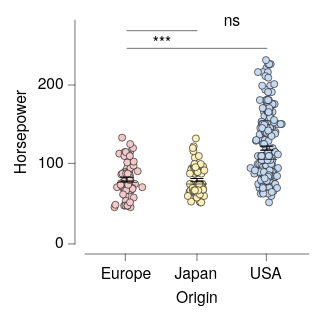

Express this chart as Vega-Lite.
### Vega-Lite specification from a JSON file in a GitHub repository (floating-point values rounded to 4 significant figures; data arrays with more than 128 entries replaced by an {"elided": "..."} marker saying what was removed)
{"background": null, "config": {"arc": {"fill": "#DBDBDB", "fillOpacity": 1.0, "innerRadius": 25.0, "padAngle": 0.03, "stroke": "black", "strokeOpacity": 1, "strokeWidth": 0.25}, "area": {"fill": "#DBDBDB", "fillOpacity": 1.0, "stroke": "black", "strokeOpacity": 1, "strokeWidth": 0.25}, "axis": {"domain": true, "domainCap": "round", "domainColor": "black", "domainWidth": 0.25, "grid": false, "gridCap": "round", "gridColor": "#F1F1F1", "gridDash": [0, 0], "gridOpacity": 1.0, "gridWidth": 0.25, "labelColor": "black", "labelFont": "HelveticaNeue", "labelFontSize": 7, "labelFontStyle": "normal", "labelFontWeight": 400, "offset": 4.5, "ticks": true, "tickCap": "round", "tickColor": "black", "tickSize": 3, "tickWidth": 0.25, "titleColor": "black", "titleFont": "HelveticaNeue", "titleFontSize": 7, "titleFontStyle": "normal", "titleFontWeight": 400}, "axisX": {"domain": true, "labelAlign": "center", "labelAngle": 0, "labels": true, "ticks": true, "translate": 0}, "axisY": {"domain": true, "labelAlign": "right", "labelAngle": 0, "labels": true, "ticks": true, "translate": 0}, "axisRight": {"domain": true, "labelAlign": "left", "labelAngle": 0, "labels": true, "ticks": true, "translate": 0}, "axisTop": {"domain": true, "labelAlign": "center", "labelAngle": 0, "labels": true, "ticks": true, "translate": 0}, "bar": {"fill": "#DBDBDB", "fillOpacity": 1.0, "stroke": "black", "strokeOpacity": 1, "strokeWidth": 0.25}, "boxplot": {"size": 9.0, "ticks": {"cornerRadius": 0.25, "fill": "black", "size": 4.5, "thickness": 0.25}, "box": {"fillOpacity": 1.0, "stroke": "black", "strokeOpacity": 1, "strokeWidth": 0.25}, "median": {"fill": "black", "fillOpacity": 1.0, "size": 9.0, "thickness": 0.25}, "rule": {"fill": "black", "fillOpacity": 1.0, "size": 10.0, "stroke": "black", "strokeDash": [0, 0], "strokeOpacity": 1, "strokeWidth": 0.25}, "outliers": {"color": "black", "fill": "black", "fillOpacity": 1.0, "size": 0, "stroke": "black", "strokeOpacity": 1, "strokeWidth": 0.25}}, "circle": {"fill": "black", "fillOpacity": 1.0, "size": 0.5, "stroke": "black", "strokeOpacity": 1, "strokeWidth": 0.25}, "errorband": {"band": {"fillOpacity": 0.6, "stroke": null, "strokeWidth": 0.25, "strokeOpacity": 1}, "borders": {"opacity": 0, "strokeOpacity": 0.25, "strokeWidth": 1}}, "errorbar": {"opacity": 1, "rule": {"strokeDash": [0, 0], "strokeWidth": 0.5}, "ticks": {"color": "black", "cornerRadius": 0.25, "opacity": 1, "size": 6.0, "thickness": 0.5}, "thickness": 0.5}, "font": "HelveticaNeue", "geoshape": {"fill": "#DBDBDB", "fillOpacity": 1.0, "stroke": "black", "strokeOpacity": 1, "strokeWidth": 0.25}, "header": {"labelColor": "black", "labelFont": "HelveticaNeue", "labelFontSize": 7, "labelFontStyle": "normal", "labelFontWeight": 400, "titleColor": "black", "titleFont": "HelveticaNeue", "titleFontSize": 7, "titleFontStyle": "normal", "titleFontWeight": 400, "titlePadding": 0}, "legend": {"disable": false, "offset": 4.5, "gradientLength": 50.0, "gradientThickness": 5.0, "gradientOpacity": 1.0, "gradientStrokeColor": "black", "gradientStrokeWidth": 0.25, "labelColor": "black", "labelFont": "HelveticaNeue", "labelFontSize": 7, "labelFontStyle": "normal", "labelFontWeight": 400, "strokeColor": "black", "strokeWidth": 0, "symbolSize": 42, "symbolStrokeColor": "black", "symbolStrokeWidth": 0.25, "titleColor": "black", "titleFont": "HelveticaNeue", "titleFontSize": 7, "titleFontStyle": "normal", "titleFontWeight": 400}, "line": {"color": "black", "stroke": "black", "strokeCap": "round", "strokeDash": [0, 0], "strokeOpacity": 1, "strokeWidth": 0.375}, "point": {"filled": true, "fill": "#DBDBDB", "fillOpacity": 1.0, "size": 5.0, "stroke": "black", "strokeOpacity": 1, "strokeWidth": 0.25}, "range": {"category": ["#C6D9F1", "#F1C9CB", "#FEF0B9", "#CEE37A", "#7AA8E0", "#E589A3", "#FDDD5D", "#68B961", "#4177B1", "#C35082", "#E5C227", "#438156"], "diverging": {"scheme": ["#C35082", "#CE6D94", "#D989A7", "#E2A4BA", "#EABFCE", "#F1DBE2", "#F6F6F6", "#D7E0EB", "#B9CBE0", "#9BB6D5", "#7DA1C9", "#5F8CBD", "#4177B1"]}, "heatmap": {"scheme": ["#DFE9F7", "#C6D9F1", "#ADC8EC", "#94B8E6", "#7AA8E0", "#6097DA", "#4D87CA", "#4177B1", "#386898", "#2F597F", "#264A69", "#1D3A58"]}, "ordinal": {"scheme": ["#F1F1F1", "#DBDBDB", "#C6C6C6", "#B2B2B2", "#9D9D9D", "#898989", "#767676", "#636363", "#515151", "#404040", "#2F2F2F", "#1F1F1F"]}, "ramp": {"scheme": ["#DFE9F7", "#C6D9F1", "#ADC8EC", "#94B8E6", "#7AA8E0", "#6097DA", "#4D87CA", "#4177B1", "#386898", "#2F597F", "#264A69", "#1D3A58"]}}, "rule": {"color": "black", "stroke": "black", "strokeCap": "round", "strokeDash": [2, 2], "strokeOpacity": 1, "strokeWidth": 0.25}, "scale": {"bandPaddingInner": 0.1, "bandPaddingOuter": 0.1, "round": false}, "rect": {"fill": "#DBDBDB", "fillOpacity": 1.0, "stroke": "black", "strokeOpacity": 1, "strokeWidth": 0.25}, "square": {"fill": "#DBDBDB", "fillOpacity": 1.0, "size": 10.0, "stroke": "black", "strokeOpacity": 1, "strokeWidth": 0.25}, "text": {"color": "black", "font": "HelveticaNeue", "fontSize": 7, "fontStyle": "normal", "fontWeight": 400}, "title": {"anchor": "middle", "frame": "group", "color": "black", "font": "HelveticaNeue", "fontSize": 7, "fontStyle": "normal", "fontWeight": 400, "subtitleColor": "black", "subtitleFont": "HelveticaNeue", "subtitleFontSize": "HelveticaNeue", "subtitleFontStyle": "normal", "subtitleFontWeight": 400}, "view": {"continuousWidth": 100, "continuousHeight": 100, "discreteWidth": 100, "discreteHeight": 100, "fill": null, "stroke": null, "strokeWidth": 0.25}}, "layer": [{"data": {"name": "data-53eecb024a78fdc2be808dcfdc3af7a2"}, "mark": {"type": "circle", "opacity": 1.0, "size": 10.0}, "encoding": {"color": {"field": "Origin", "legend": null, "sort": ["USA", "Europe", "Japan"], "title": null, "type": "nominal"}, "x": {"axis": {}, "field": "Origin", "sort": ["USA", "Europe", "Japan"], "title": "Origin", "type": "nominal"}, "xOffset": {"field": "jitter_x", "scale": {"domain": [-7.33, 7.33], "range": [5.17, 19.83]}, "type": "quantitative"}, "y": {"field": "Horsepower", "title": "Horsepower", "type": "quantitative"}}}, {"data": {"name": "data-8d785312f4265df90372c6c935678751"}, "mark": {"type": "errorbar"}, "encoding": {"x": {"axis": {}, "field": "Origin", "sort": ["USA", "Europe", "Japan"], "title": "Origin", "type": "nominal"}, "y": {"field": "__mean", "title": "Horsepower", "type": "quantitative"}, "yError": {"field": "__error"}}}, {"data": {"name": "data-53eecb024a78fdc2be808dcfdc3af7a2"}, "mark": {"type": "boxplot", "box": {"fillOpacity": 0, "strokeOpacity": 0}, "outliers": {"opacity": 0}, "rule": {"strokeOpacity": 0}, "ticks": false}, "encoding": {"x": {"axis": {}, "field": "Origin", "sort": ["USA", "Europe", "Japan"], "title": "Origin", "type": "nominal"}, "y": {"field": "Horsepower", "title": "Horsepower", "type": "quantitative"}}}, {"layer": [{"layer": [{"data": {"values": [{"x": "USA", "x2": "Europe", "y": 244.7, "__dysonsphere__": 1}]}, "mark": {"type": "rule", "strokeCap": "round", "strokeDash": [0, 0], "strokeWidth": 0.25}, "encoding": {"x": {"field": "x", "type": "nominal"}, "x2": {"field": "x2"}, "y": {"field": "y", "type": "quantitative"}}}, {"data": {"values": [{"y": 244.7, "label": "***", "__dysonsphere__": 1}]}, "mark": {"type": "text", "align": "center", "dy": -2, "fontSize": 7}, "encoding": {"text": {"field": "label", "type": "nominal"}, "x": {"value": 34.38}, "y": {"field": "y", "type": "quantitative"}}}]}, {"layer": [{"data": {"values": [{"x": "Europe", "x2": "Japan", "y": 266.8, "__dysonsphere__": 1}]}, "mark": {"type": "rule", "strokeCap": "round", "strokeDash": [0, 0], "strokeWidth": 0.25}, "encoding": {"x": {"field": "x", "type": "nominal"}, "x2": {"field": "x2"}, "y": {"field": "y", "type": "quantitative"}}}, {"data": {"values": [{"y": 266.8, "label": "ns", "__dysonsphere__": 1}]}, "mark": {"type": "text", "align": "center", "dy": -4, "fontSize": 7}, "encoding": {"text": {"field": "label", "type": "nominal"}, "x": {"value": 65.62}, "y": {"field": "y", "type": "quantitative"}}}]}], "name": "__dysonsphere_b436400c65af7abb_3"}], "$schema": "https://vega.github.io/schema/vega-lite/v6.4.1.json", "datasets": {"data-53eecb024a78fdc2be808dcfdc3af7a2": {"elided": "400 records"}, "data-8d785312f4265df90372c6c935678751": [{"Origin": "Europe", "__mean": 81.0, "__error": 2.47, "__dysonsphere__": 1}, {"Origin": "Japan", "__mean": 79.84, "__error": 2.005, "__dysonsphere__": 1}, {"Origin": "USA", "__mean": 119.9, "__error": 2.529, "__dysonsphere__": 1}]}}
